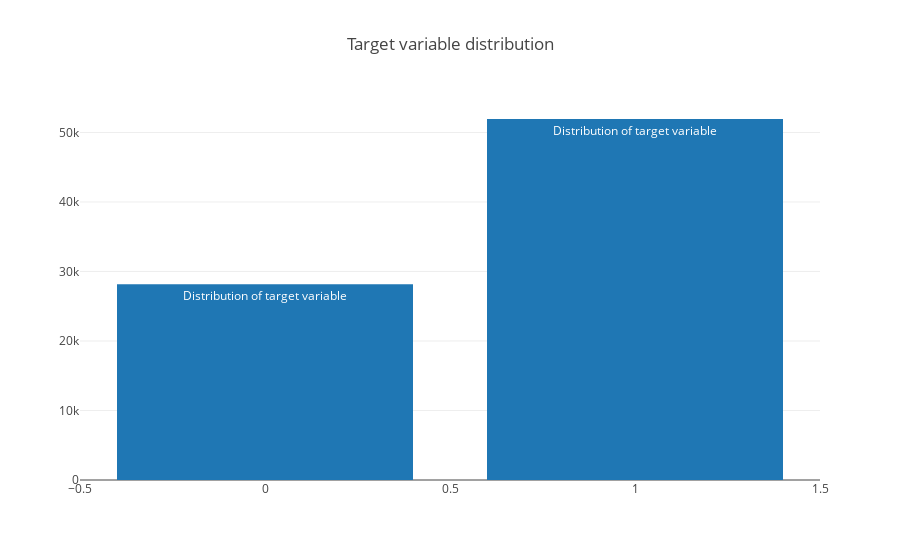

Here is the notebook cell this chart was saved with:
### Code cell
data = [go.Bar(
            x = train["is_duplicate"].value_counts().index.values,
            y = train["is_duplicate"].value_counts().values,
            text='Distribution of target variable'
    )]

layout = go.Layout(
    title='Target variable distribution'
)

fig = go.Figure(data=data, layout=layout)

py.iplot(fig, filename='basic-bar')

### Figure 1 — Plotly figure (JSON) as saved in the notebook; plotly's stock layout.template omitted (floating-point values rounded to 4 significant figures)
{"data": [{"text": "Distribution of target variable", "type": "bar", "x": [1, 0], "y": [51939, 28161]}], "layout": {"title": "Target variable distribution"}}
